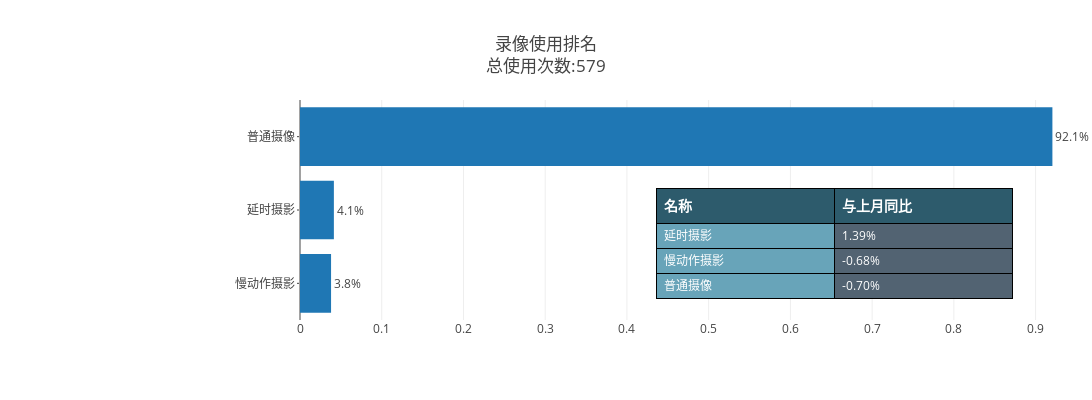

Source (notebook cell):
### Code cell
draw_camera(cur_camera[1], last_camera[1], 400, 1200, '录像使用排名<br>总使用次数:{}'.format(cur_camera[1].sum()),
           table_pos={'x':[0.45, 0.9], 'y':[0, 0.6]})

### Figure 1 — Plotly figure (JSON) as saved in the notebook; plotly's stock layout.template omitted (floating-point values rounded to 4 significant figures)
{"data": [{"orientation": "h", "text": ["3.8%", "4.1%", "92.1%"], "textposition": "outside", "type": "bar", "x": [0.038, 0.04145, 0.9206], "y": ["慢动作摄影", "延时摄影", "普通摄像"]}, {"cells": {"align": ["left", "left"], "fill": {"color": ["#68a4b9", "#526372"]}, "font": {"color": ["#FFFFFF", "#FFFFFF"], "size": 12}, "height": 25, "line": {"color": "#000000"}, "values": [["延时摄影", "慢动作摄影", "普通摄像"], ["1.39%", "-0.68%", "-0.70%"]]}, "columnorder": [0, 1], "columnwidth": [52, 52], "domain": {"x": [0.45, 0.9], "y": [0, 0.6]}, "header": {"align": ["left", "left"], "fill": {"color": "#2d5b6c"}, "font": {"color": ["#FFFFFF", "#FFFFFF"], "size": 14}, "height": 25, "line": {"color": "#000000"}, "values": [["<b>名称</b>"], ["<b>与上月同比</b>"]]}, "type": "table"}], "layout": {"height": 400, "margin": {"l": 300, "r": 0}, "title": "录像使用排名<br>总使用次数:579", "width": 1200, "yaxis": {"ticklen": 2}}}
